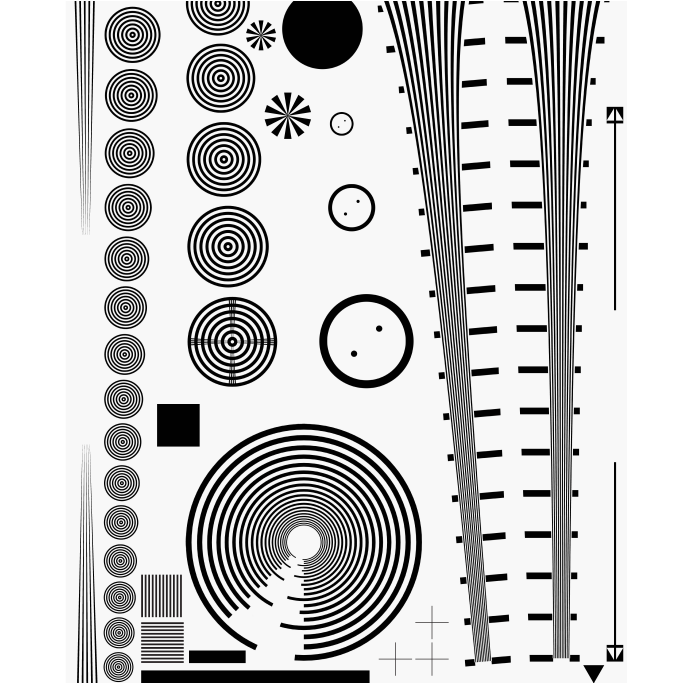
%> input picture ImageLCDTest1.png, 2048 x 2048 px (shown at 1/3 size)
$ octave code.m   (GNU Octave 9; MATLAB toolbox functions it lacks are replaced by stand-ins)
%> lines starting %> are read from the running program, lines starting %| are printed output that depends on the picture
clear all; close all;


%%   Section I
%%%% simple Difraction Aperture Basis

% Pixel size in millimeters
SquareSize = 200;
a = SquareSize;
% Matrix size in millimeters
MatrixSize = 3*SquareSize;
b = MatrixSize;
Window = zeros(b,b);

% square aperture
a1 = (b/2)-(a/2);       a2 = (b/2)+(a/2);
% Difracctive aperture basis
Window(a1:a2,a1:a2) = 1;

figure;
imshow(Window); title('Aperture Diffraction Basis');


%% Section II
%%%%
% Relation to determine the pixel number of the LCD between Acpix and PT,
% N=AcPix/PT
% Mask plane size in millimeters
TT = 560;       %For Fig. 5, AcPix =560.
% Only Diffraction mask (2D space with square apertures) of active pixel
AcPix = 512;    %For Fig. 5, AcPix =512.
T = AcPix;
% Pixel size
PT = 1;
% Square pixel number
N = int16(fix(T/PT));
% Real pixel total number, transparents ans opaque
nn = 1 + (2*N);
% Amplification or magnification factor
nnn = 4;
% Visually means, the resolution required, i.e., the real pixel size
% versus the visual size acceptable in the plot or graph.
% The mask interpretation TxT is a MxM matrix, with T, the pixel size
% considering that matlab sets any matrix entry equal to 1, i.e. T=1*n,
% with n the integer visual size of the pixel in the graph

T = nnn*nn;


%%%%%%%%%%%%%%%%%%%%%%%%%%%%%%%  Building the diffraction mask
msk = zeros(T,T);

% first step, row base

msk(1:nnn,:) = 0;
for i=1:N
    ii = ((2*i) -1)*nnn;
    jj = ii + nnn;
    msk( (nnn+1):(2*nnn),(ii + 1):jj ) = 1;
end

maskbasis(1:nnn,1:T) = 0;
maskbasis( (nnn+1):(2*nnn),1:T) = msk( (nnn+1):(2*nnn),:);
for i=1:N
    ii = (i - 1)*2*nnn + 1;

    msk( ii:(2*i*nnn), 1:T ) = maskbasis;
end

% Diffractive Mask

DiffMask = msk;
figure;
imshow(msk); title('Diffraction aquare apertures mask Only');

% Simple example of displaying an image in shades of gray tones through the
% simulated LCD
% Loading image file

imag1 = imread('C:\Users\jesus\OneDrive\Escritorio\Trabajo ETI Super gaussian\Figures\LCD Image Test\ImageLCDTest1.png');
%> imag1 is the input picture: size 2048x2048x3 uint8; mean R, G, B 200.9, 200.8, 200.8

imag2 = imread('C:\Users\jesus\OneDrive\Escritorio\Trabajo ETI Super gaussian\Figures\LCD Image Test\ImageLCDTest2.png');
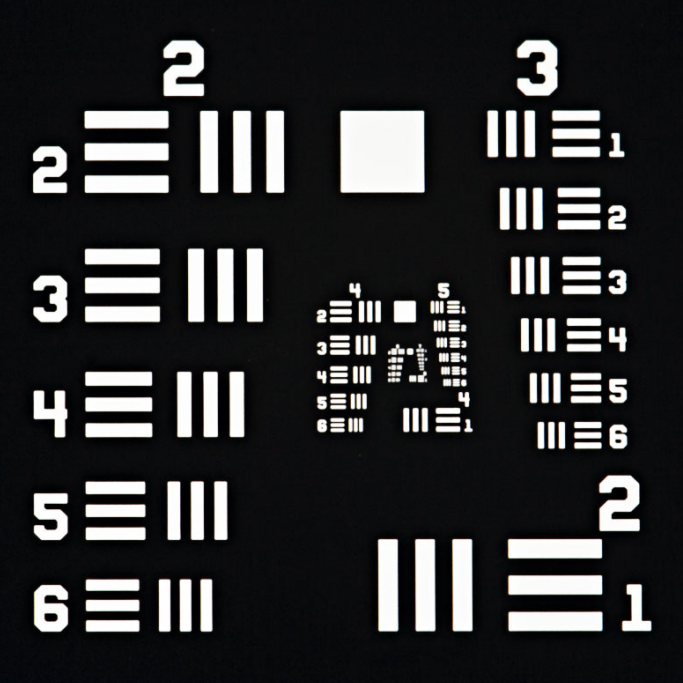
%> input picture ImageLCDTest2.png, 2048 x 2048 px (shown at 1/3 size)
%> imag2 is the input picture: size 2048x2048x3 uint8; mean R, G, B 49.4, 49.6, 50.5

% Image resizing to square matrix TxT
Imag1 = (imresize(imag1, [T T]));
Imag2 = (imresize(imag2, [T T]));

% Example image in gray tones and unit-8 image type
Image1 = rgb2gray(Imag1);
Image2 = rgb2gray(Imag2);


% Diffraction mask in unit-8 image type
msk = uint8(msk);

mask1 = msk.*Image1;
mask2 = msk.*Image2;


% Image visualizated through the simulated LCD
ImageMask1 = mask1;
ImageMask2 = mask2;


figure;
imshow(ImageMask1); title('Displayed image through the simulated CCD, Test Image 1');

figure;
imshow(ImageMask2); title('Displayed image through the simulated CCD, Test Image 2');

% Example image in gray tones
figure;
imshow(Image1); title('Test image 1 in gray tones');

figure;
imshow(Image2); title('Test image 2 in gray tones');


% Gray tones profile in the central line of the LCD with the test image
cut = mask1( (T/2), : );
%> cut = 4100 values from 0 to 0
if max(cut) == 0
    Cut = mask1( (T/2)+nnn, : );
%> Cut = 4100 values, max 255 at index 5, min 0 at index 1, mean 104.6
else
    Cut = mask1( (T/2), : );
end
x = linspace(1,AcPix,T);
figure;
plot(x,Cut); title('Gray tones distribution at the image center');
xlabel('Pixel Number'); ylabel('Gray Tones [0,255]');
%> after `ylabel('Gray Tones [0,255]')`:
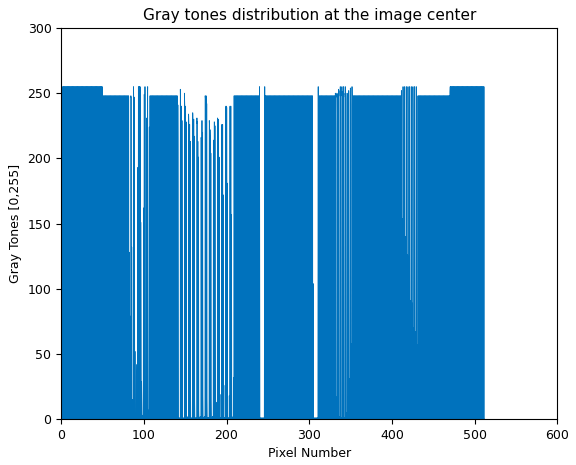
%> figure redrawn from the program's plot data; curve peaks at x = 1.5, y = 255


%%      Section III
%%%%%%%
%%%%%%% Real Mask Construction
%%%%%%% Mask plane in adition to the difractive mask
NN = TT/AcPix;
TTT = int16(fix(T*NN));
Mask0 = zeros(TTT,TTT);
Mask1 = Mask0;
aa = int16(fix(TTT/2));
bb = int16(fix(T/2));
%for i = 1:T
Mask1 = uint8(Mask1);
    Mask1( ((aa - bb)):((aa + bb - 1)),((aa - bb)):((aa + bb -1)) ) = ImageMask1;
Mask2 = uint8(Mask0);
    Mask2( ((aa - bb)):((aa + bb - 1)),((aa - bb)):((aa + bb -1)) ) = ImageMask2;

    Mask0( ((aa - bb)):((aa + bb - 1)),((aa - bb)):((aa + bb -1)) ) = DiffMask;


figure;
imshow(Mask1); title('Diffraction Mask, simutaled LCD with the test image 1');

figure;
imshow(Mask2); title('Diffraction Mask, simutaled LCD with the test image 1');


figure;
imshow(Mask0); title('Diffraction Mask without image, only the LCD');


%%     Section IV
%%%%%%
%%%%%% Diffractive patterns applied to the FFT2


%%%%%%% Diffraction paterns built, diffractive mask with only one square
%%%%%%% aperture. Size aperture PT in milimeters or nnn in matlab pixels
OneMask = zeros(TTT,TTT);

% Wavelength in milimeters
lambda = 632*(10^(-9));
% K Wave number
K = (2*pi)/lambda;
% Distance from the diffractive aperture to the observation screen, in milimeters
Z0 = 1000;
R = Z0;
% Fraunhoffer coefficient integral
aaa = (lambda*R);
akz = exp(aaa*1i)/(lambda*R);
Akz = akz*1i;

% Diffractive mask, one square aperture
cc = nnn/2;
    OneMask(  (aa - cc):(aa + cc - 1),(aa - cc):(aa + cc - 1) ) = 1;

% Fraunhoffer integral, FrauU
FrauU = Akz*fft2( OneMask );
IntFrauU = real( FrauU .* conj( FrauU ) );

%%%%%%%
DiffraFrauU = fftshift( IntFrauU );

figure;
imagesc( DiffraFrauU );
axis( 'equal' ); axis( 'off' );
title( 'Square aperture Fraunhoffer diffraction pattern with FFT2' );


%%%%%%% Built diffraction patterns, difractive mask with only two square
%%%%%%% apertures. Size aperture PT in milimeters or nnn in matlab pixels
TwoMask = zeros(TTT,TTT);

% Diffractive mask, one square aperture
    TwoMask(  (aa - cc):(aa + cc - 1),(aa - cc - nnn):(aa - cc - 1) ) = 1;
    TwoMask(  (aa - cc):(aa + cc - 1),(aa + cc ):(aa + cc + nnn - 1) ) = 1;

% Fraunhoffer integral, FrauU
FrauTwoU = Akz*fft2( TwoMask );
IntFrauTwoU = real( FrauTwoU .* conj( FrauTwoU ) );

%%%%%%%
DiffraFrauTwoU = fftshift( IntFrauTwoU );

figure;
imagesc( DiffraFrauTwoU );
axis( 'equal' ); axis( 'off' );
title( 'Two symmetric square apertures, Fraunhoffer diffraction pattern with FFT2' );


%%%%%%% Built diffraction patterns, diffractive mask with only four square
%%%%%%% apertures 2x2. Size aperture PT in milimeters or nnn in matlab pixels
FourMask = zeros(TTT,TTT);

% Diffractive mask, one square aperture
ccc = (3*nnn)/2;


mskfour = zeros(3*nnn, 3*nnn);
% first step, row base
    mskfour(1:nnn,1:nnn) = 1;
    mskfour(((2*nnn)+1):3*nnn,1:nnn) = 1;
    mskfour(1:nnn,((2*nnn)+1):3*nnn) = 1;
    mskfour(((2*nnn)+1):3*nnn,((2*nnn)+1):3*nnn) = 1;

FourMask( (aa-ccc):((aa+ccc) - 1),(aa-ccc):((aa+ccc) - 1) ) =  mskfour;

% Fraunhoffer integral, FrauU
%> (the run ends here)
